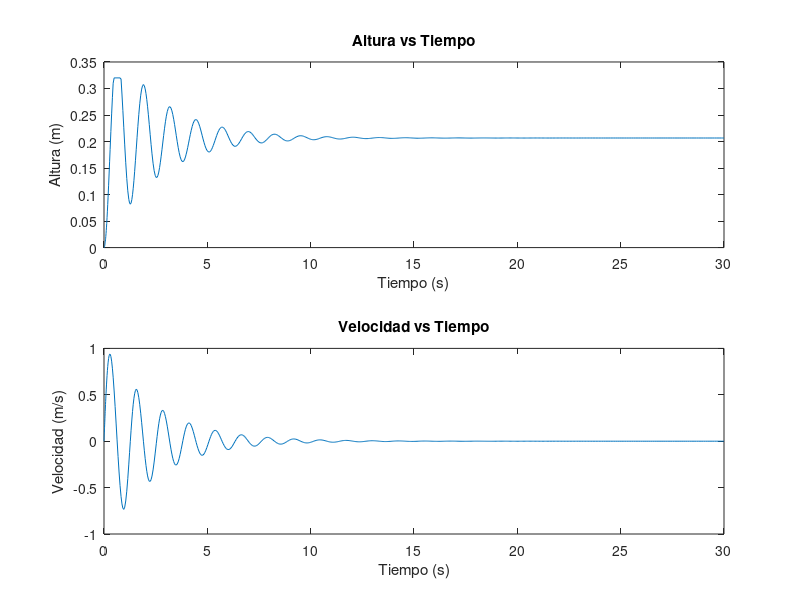
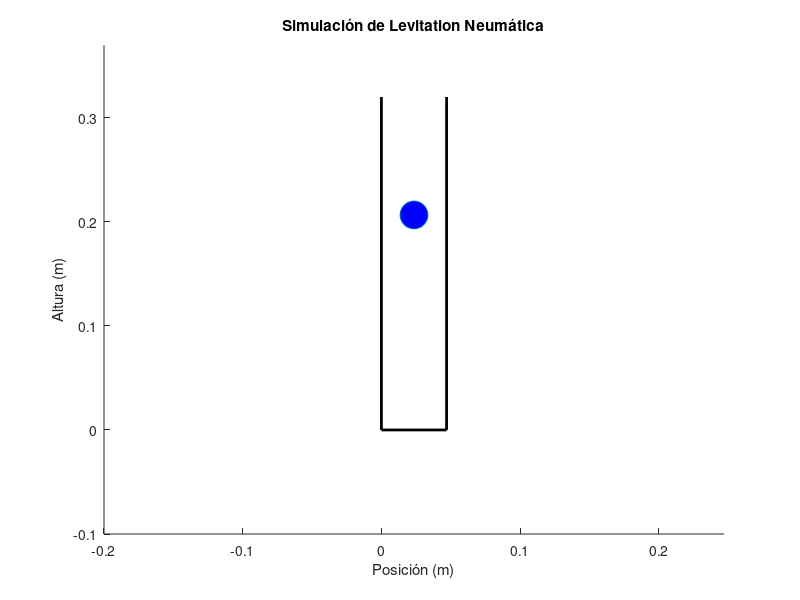

These figures' MATLAB source, in order:

%%  Tzurudo  : ) 

vaire= .3;% Velocidad maxima en (m) 

% Parámetros del sistema

m = 0.1; % masa de la esfera (kg)
g = 9.81; % aceleración debido a la gravedad (m/s^2)
r = 0.015; % radio de la esfera (m)
A_bola = pi * r^2; % área frontal de la esfera (m^2)
rho = 1.225; % densidad del aire (kg/m^3)
C_d = 4; % coeficiente de arrastre

V_aire_max = vaire*100; % Velocidad máxima en porcentaje

% Parámetros del tubo
d_tubo = 0.047; % diámetro del tubo (m)
A_tubo = pi * (d_tubo / 2)^2; % área del tubo (m^2)

% Parámetros de la simulación
t_final = 30; % tiempo de simulación (segundos)
y0 = 0; % posición inicial (m)
v0 = 0; % velocidad inicial (m/s)

% Función para calcular la velocidad del aire en función de la altura
V_aire = @(z) max(0, V_aire_max * (1 - z)); % Velocidad del aire depende de la altura (no negativa)

% Sistema de ecuaciones diferenciales
f = @(t, y) [y(2); 
    (1/2) * C_d * rho * A_bola * (V_aire(y(1)) - y(2))^2 / m - g]; % [dy/dt; dv/dt]

% Resolver la ecuación diferencial usando ode45
[t, sol] = ode45(f, [0 t_final], [y0, v0]);

% Extraer la posición y la velocidad
y = sol(:, 1); % posición de la esfera
v = sol(:, 2); % velocidad de la esfera

% Limitar la altura máxima del tubo a 0.25 m
y(y > 0.32) = 0.32;

% Gráficos de resultados
figure;
subplot(2, 1, 1);
plot(t, y);
title('Altura vs Tiempo');
xlabel('Tiempo (s)');
ylabel('Altura (m)');


subplot(2, 1, 2);
plot(t, v); 
title('Velocidad vs Tiempo');
xlabel('Tiempo (s)');
ylabel('Velocidad (m/s)');


% Animación de la esfera
figure;
axis([-.2 d_tubo+.2  -0.1 max(y) + 0.05]); % Ajuste dinámico de los límites para la animación
hold on;
xlabel('Posición (m)');
ylabel('Altura (m)');
title('Simulación de Levitation Neumática');

% Graficar la esfera en su posición inicial
h = plot((d_tubo/2), y(1), 'o', 'MarkerSize', 20, 'MarkerFaceColor', 'b');

hold on
%Tubo
plot([d_tubo , 0], [0, 0], 'k-', 'LineWidth', 2); % Línea fondo tubo
plot([0, 0], [0, max(y)], 'k-', 'LineWidth', 2); % Lineadere
plot([d_tubo, d_tubo], [0, max(y)], 'k-', 'LineWidth', 2); % Línea izq
%Ventilacion


% Animación
for i = 1:length(t)
    % Actualizamos la posición de la esfera
    set(h, 'YData', y(i));
    drawnow;
    pause(0.05); % Pausa para la animación
end

% Resultado final
disp(['Altura final de la esfera: ', num2str(y(end)), ' m']);
